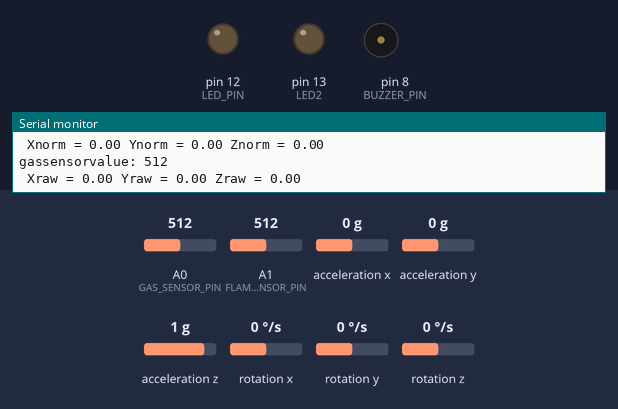
Simulated run of this sketch. Board: Arduino Uno, built with avr-gcc and run on an emulated ATmega328P. On the bench: output pins drawn as LEDs (lit = HIGH), buzzer (waves = sounding), the last lines printed to the serial monitor. The test bench sets the inputs (shaded band); at power-on: rotation x 0 °/s, A1 (FLAME_SENSOR_PIN) = 512, A0 (GAS_SENSOR_PIN) = 512, acceleration x 0 g, acceleration y 0 g, acceleration z 1 g, rotation y 0 °/s, rotation z 0 °/s.

Above: at 1.3 s.
1.4 s: rotation x set to -5 °/s
5.6 s: rotation x set to -8 °/s
7.1 s: A1 (FLAME_SENSOR_PIN) set to 417
8.9 s: A1 (FLAME_SENSOR_PIN) set to 392
At 10.5 s:
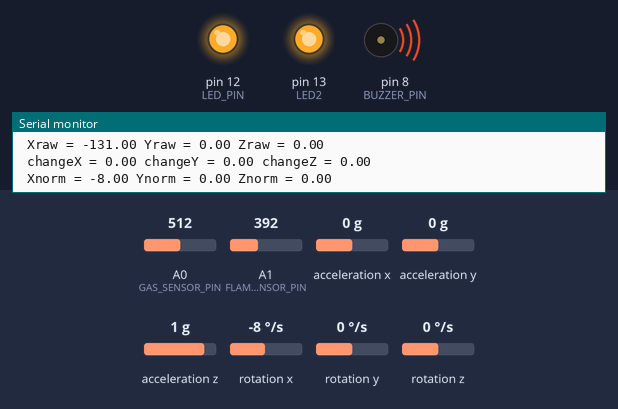
11.4 s: A0 (GAS_SENSOR_PIN) set to 788
12.9 s: A0 (GAS_SENSOR_PIN) set to 817
Timing chart, 0 to 15.9 s (numbered marks = the images above; inputs shaded):
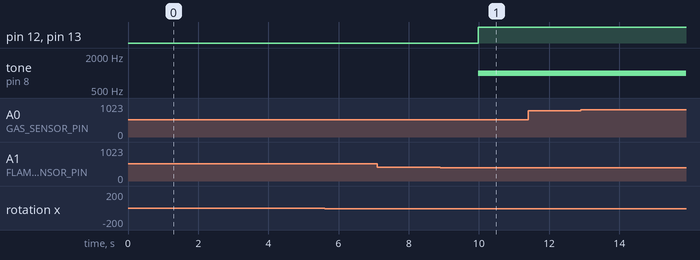

Measured:
- the behaviour switches between 400 and 399 on A1 (FLAME_SENSOR_PIN) (found by bisection; images 0 and 1)
- after the input at 8.9 s, pin 12 (LED_PIN), pin 13 (LED2): LOW → HIGH after 1.1 s; tone on pin 8 (BUZZER_PIN): silent → 1000 Hz after 1.1 s

The sketch:

code.ino
```cpp
#include <LiquidCrystal.h>
#include <Wire.h>
#include <MPU6050.h>


// Pin definitions for sensors and actuators
#define FLAME_SENSOR_PIN A1  // Pin connected to the flame sensor
#define GAS_SENSOR_PIN A0  // Pin connected to the analog output of the gas sensor
#define LED_PIN 12         // Pin for LED indicator
#define LED2 13            //pin for 2nd LED
#define BUZZER_PIN 8       // Pin for the buzzer
float prevx = 0;            //stores previous value of x
float prevy = 0;            //stores prev value of y
float prevz = 0;            //stores prev value of z


MPU6050 mpu;

void setup() {
  pinMode(GAS_SENSOR_PIN, INPUT);
  pinMode(FLAME_SENSOR_PIN, INPUT);
  pinMode(LED_PIN, OUTPUT);
  pinMode(LED2, OUTPUT);
  pinMode(BUZZER_PIN, OUTPUT);
  Serial.begin(9600);
  Wire.begin();
  Serial.println("Initialize MPU6050");
  while (!mpu.begin(MPU6050_SCALE_2000DPS, MPU6050_RANGE_2G)) {
    Serial.println("Could not find a valid MPU6050 sensor, check wiring!");
    // delay(500);
  }
  mpu.setThreshold(3);

  // Check settings
  checkSettings();
}

void checkSettings() {
  Serial.println();
  Serial.print(" * Sleep Mode:        ");
  Serial.println(mpu.getSleepEnabled() ? "Enabled" : "Disabled");
  Serial.print(" * Clock Source:      ");
  switch (mpu.getClockSource()) {
    case MPU6050_CLOCK_KEEP_RESET:     Serial.println("Stops the clock and keeps the timing generator in reset"); break;
    case MPU6050_CLOCK_EXTERNAL_19MHZ: Serial.println("PLL with external 19.2MHz reference"); break;
    case MPU6050_CLOCK_EXTERNAL_32KHZ: Serial.println("PLL with external 32.768kHz reference"); break;
    case MPU6050_CLOCK_PLL_ZGYRO:      Serial.println("PLL with Z axis gyroscope reference"); break;
    case MPU6050_CLOCK_PLL_YGYRO:      Serial.println("PLL with Y axis gyroscope reference"); break;
    case MPU6050_CLOCK_PLL_XGYRO:      Serial.println("PLL with X axis gyroscope reference"); break;
    case MPU6050_CLOCK_INTERNAL_8MHZ:  Serial.println("Internal 8MHz oscillator"); break;
  }
  Serial.print(" * Gyroscope:         ");
  switch (mpu.getScale()) {
    case MPU6050_SCALE_2000DPS:        Serial.println("2000 dps"); break;
    case MPU6050_SCALE_1000DPS:        Serial.println("1000 dps"); break;
    case MPU6050_SCALE_500DPS:         Serial.println("500 dps"); break;
    case MPU6050_SCALE_250DPS:         Serial.println("250 dps"); break;
  }
  Serial.print(" * Gyroscope offsets: ");
  Serial.print(mpu.getGyroOffsetX());
  Serial.print(" / ");
 Serial.print(mpu.getGyroOffsetY());
  Serial.print(" / ");
  Serial.println(mpu.getGyroOffsetZ());
  Serial.println();
}

void loop() {
  int gasSensorValue = analogRead(GAS_SENSOR_PIN);
  int flameSensorValue = analogRead(FLAME_SENSOR_PIN);
  bool check=false;
  // Check flame sensor reading against a threshold
  if (flameSensorValue < 400) {  // Adjust this threshold based on sensor sensitivity
    Serial.println("Flame detected!");
    check=true;
    digitalWrite(LED2, HIGH);
    digitalWrite(LED_PIN, HIGH);    // Turn on the LED
    tone(BUZZER_PIN, 1000);         // Activate the buzzer
  }

  // Check gas sensor reading against a threshold
  if (gasSensorValue > 800) {  // Adjust this threshold based on sensor sensitivity
    Serial.println("Gas detected!");
    Serial.print("gassensorvalue: ");
    Serial.println(gasSensorValue);
    digitalWrite(LED_PIN, HIGH);
    digitalWrite(LED2, HIGH);
    check=true;    // Turn on the LED
    tone(BUZZER_PIN, 1000);         // Activate the buzzer
  }
    Serial.print("gassensorvalue: ");
    Serial.println(gasSensorValue);

  Vector rawGyro = mpu.readRawGyro();
  Vector normGyro = mpu.readNormalizeGyro();
  Serial.print(" Xraw = ");
  Serial.print(rawGyro.XAxis);
  Serial.print(" Yraw = ");
  Serial.print(rawGyro.YAxis);
  Serial.print(" Zraw = ");
  Serial.println(rawGyro.ZAxis);
  float changex = rawGyro.XAxis;
  changex-=prevx;
  float changey = rawGyro.YAxis;
  changey-=prevy;
  float changez = rawGyro.ZAxis;
  changez-=prevz;

  if ((changex > 100 || changex < -100) || (changey > 200 || changey<-200) || (changez >100 || changez<-100) ) {
    digitalWrite(LED_PIN, HIGH);
    digitalWrite(LED2, HIGH);
    tone(BUZZER_PIN, 1000);
    check=true;
    Serial.println("**EarthQuake**");
    delay(2000);
  }
 Serial.print(" changeX = ");
  Serial.print(changex);
  Serial.print(" changeY = ");
  Serial.print(changey);
  Serial.print(" changeZ = ");
  Serial.println(changez);

  Serial.print(" Xnorm = ");
  Serial.print(normGyro.XAxis);
  Serial.print(" Ynorm = ");
  Serial.print(normGyro.YAxis);
  Serial.print(" Znorm = ");
  Serial.println(normGyro.ZAxis);


  if(check==false){
    digitalWrite(LED_PIN, LOW);
    digitalWrite(LED2, LOW);     // Turn off the LED
   noTone(BUZZER_PIN);
  }
  prevx=rawGyro.XAxis;
  prevy=rawGyro.YAxis;
  prevz=rawGyro.ZAxis;

  delay(1000);  // Adjust delay based on your needs
}


// #include <SoftwareSerial.h>

// SoftwareSerial SIM900A(10,11);

// void setup()
// {
//   SIM900A.begin(9600);   // Setting the baud rate of GSM Module
//   Serial.begin(9600);    // Setting the baud rate of Serial Monitor (Arduino)
//   Serial.println ("SIM900A Ready");
//   delay(100);
//   Serial.println ("Type s to send message or r to receive message");
// }


// void loop()
// {
//   if (Serial.available()>0)
//    switch(Serial.read())
//   {
//     case 's':
//       SendMessage();
//       break;

//     case 'r':
//       RecieveMessage();
//       break;
//   }

//  if (SIM900A.available()>0)
//    Serial.write(SIM900A.read());
// }


//  void SendMessage()
// {
//   Serial.println ("Sending Message");
//   SIM900A.println("AT+CMGF=1");    //Sets the GSM Module in Text Mode
//   delay(1000);
//   Serial.println ("Set SMS Number");
//   SIM900A.println("AT+CMGS=\"+919149014514\"\r"); //Mobile phone number to send message
//   delay(1000);
//   Serial.println ("Set SMS Content");
//   SIM900A.println("Disaster Detected at place : ");// Messsage content
//   delay(100);
//   Serial.println ("Finish");
//   SIM900A.println((char)26);// ASCII code of CTRL+Z
//   delay(1000);
//   Serial.println ("Message has been sent ->SMS Selesai dikirim");
// }


//  void RecieveMessage()
// {
//   Serial.println ("SIM900A Membaca SMS");
//   delay (1000);
//   SIM900A.println("AT+CNMI=2,2,0,0,0"); // AT Command to receive a live SMS
//   delay(1000);
//   Serial.write ("Unread Message done");
//  }
```
